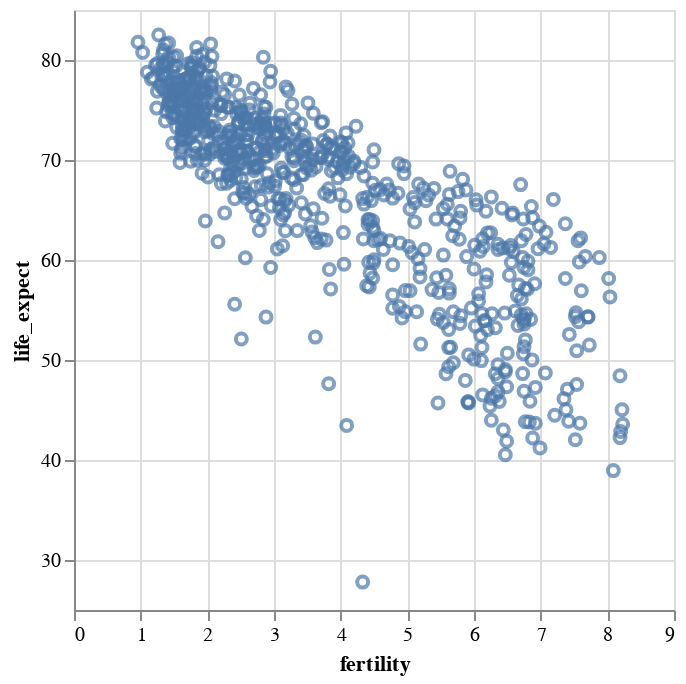

The notebook cell this image was saved under:
### Code cell
import vl from 'npm:vega-lite-api';
//import vl from "jsr:@vega/vega-lite-api";
let response = await fetch("https://cdn.jsdelivr.net/npm/vega-datasets@2.11.0/data/gapminder.json")
let data = await response.json()
//const data = (await require('vega-datasets@1'))['gapminder.json']()
Deno.jupyter.md`${data.length} rows, ${Object.keys(data[0]).length} columns!`

let plot = vl.markPoint()
  .data(data)
  .encode(
    vl.x().fieldQ('fertility').scale({zero: false}),
    vl.y().fieldQ('life_expect').scale({zero: false})
  )
  //.render()
await display(plot)
import {displayVegaAsSvg} from "./utils.ts"
await displayVegaAsSvg(plot)

### Figure 1 — Vega-Lite specification as saved in the notebook (floating-point values rounded to 4 significant figures; data arrays with more than 128 entries replaced by an {"elided": "..."} marker saying what was removed)
{"$schema": "https://vega.github.io/schema/vega-lite/v5.json", "data": {"values": {"elided": "682 records"}}, "encoding": {"x": {"field": "fertility", "scale": {"zero": false}, "type": "quantitative"}, "y": {"field": "life_expect", "scale": {"zero": false}, "type": "quantitative"}}, "mark": {"type": "point"}}
